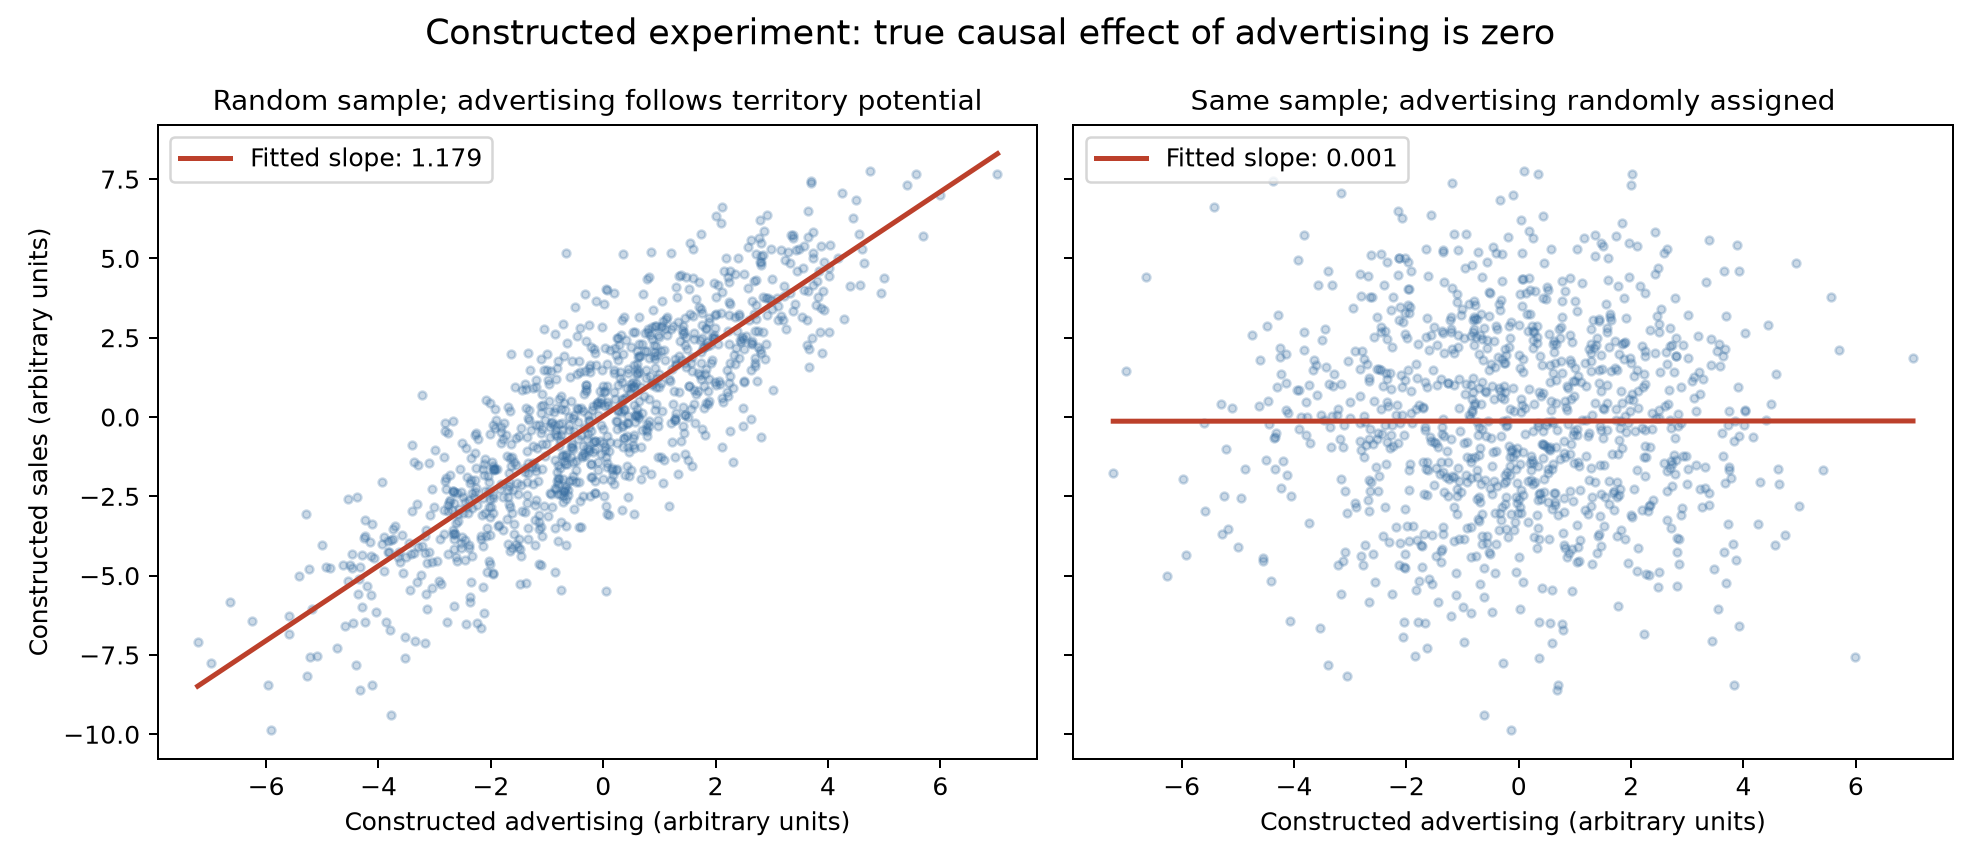

Write Python code to recreate this figure.
import os
os.environ['MPLCONFIGDIR'] = '.mplcache'
import matplotlib
matplotlib.use('Agg')
import matplotlib.pyplot as plt
import numpy as np
import pandas as pd
import json
rng = np.random.default_rng(403113)
n = 100000
potential = rng.normal(size=n)
ad_noise = rng.normal(size=n)
sales_noise = rng.normal(size=n)
# Constructed population: advertising has zero causal effect on sales.
ad = 2 * potential + ad_noise
sales = 3 * potential + sales_noise
idx = rng.choice(n, size=1000, replace=False)
assigned = rng.permutation(ad[idx])
df = pd.DataFrame({'territory_potential': potential[idx], 'observational_advertising': ad[idx], 'randomly_assigned_advertising': assigned, 'sales': sales[idx]})
df.to_csv('constructed_random_sampling_demo.csv', index=False)
def slope(x,y):
    return float(np.linalg.lstsq(np.column_stack([np.ones(len(x)),x]),y,rcond=None)[0][1])
b_obs = slope(df.observational_advertising, df.sales)
b_rand = slope(df.randomly_assigned_advertising, df.sales)
fig, axes = plt.subplots(1,2,figsize=(11,4.8),sharey=True)
for ax, col, title, b in zip(axes, ['observational_advertising','randomly_assigned_advertising'], ['Random sample; advertising follows territory potential','Same sample; advertising randomly assigned'],[b_obs,b_rand]):
    x=df[col].to_numpy(); y=df.sales.to_numpy()
    ax.scatter(x,y,s=10,alpha=.25,color='#326a9f')
    xx=np.array([x.min(),x.max()])
    ax.plot(xx,y.mean()+b*(xx-x.mean()),color='#bc402b',lw=2,label=f'Fitted slope: {b:.3f}')
    ax.set_title(title,fontsize=11)
    ax.set_xlabel('Constructed advertising (arbitrary units)')
    ax.legend(loc='upper left')
axes[0].set_ylabel('Constructed sales (arbitrary units)')
fig.suptitle('Constructed experiment: true causal effect of advertising is zero',fontsize=14)
fig.tight_layout()
fig.savefig('random_sampling_causality_demo.png',dpi=180)
results={'seed':403113,'population_size':n,'random_sample_size':1000,'data_generating_equations':{'advertising':'2 * territory_potential + independent_noise','sales':'3 * territory_potential + independent_noise'},'true_advertising_causal_effect':0,'observational_simple_regression_slope':b_obs,'random_assignment_simple_regression_slope':b_rand,'note':'Constructed illustration, not analysis or validation of the supplied sales-territory data.'}
with open('random_sampling_causality_demo_results.json','w') as f: json.dump(results,f,indent=2)
print(json.dumps(results,indent=2))
